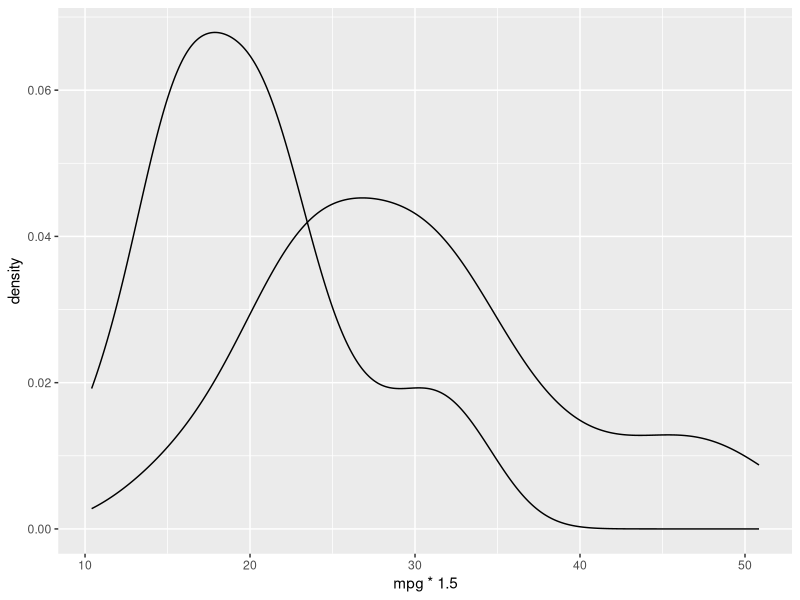

Here is the R script that generated this plot: (Note: this script raises an error after producing the figure.)
head(mtcars)

# correlation of two normally distributed variables 
cor.test(x = mtcars$mpg, y = mtcars$wt, method = "pearson")

# comparison of two normally distributed variables 
t.test(x = mtcars$mpg, y = mtcars$wt, alternative = "greater", paired = FALSE)
t.test(mtcars$mpg ~ factor(mtcars$am))

library(ggplot2)

ggplot(data = mtcars) + 
  geom_density(aes(x = mpg*1.5), alpha=0.3, colors="red") + 
  geom_density(aes(x = mpg), alpha=0.3)

library(dplyr)
mtcars <- as_tibble(mtcars)

across(.col(mtcars), shapiro.test(.col(mtcars)))
shapiro.test(x = mtcars$carb)

j <- list(NULL)
for (i in colnames(mtcars)){
  j <- shapiro.test(mtcars[[i]])
  j_n <- cbind(j)
}
j

# correlations
mod <- glm(mtcars$mpg ~ mtcars$am, family = "binomial")
summary(mod)
